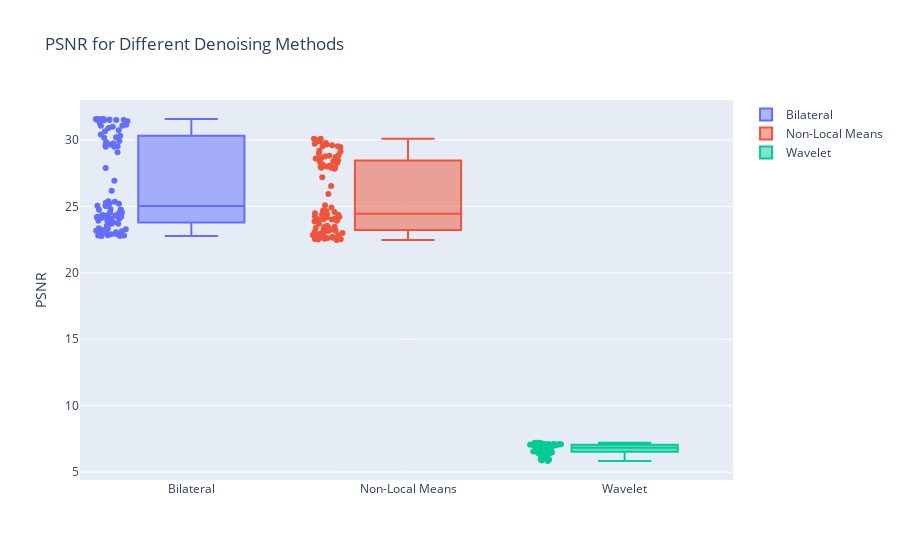

This figure's notebook cell:
### Markdown cell above
#### PSNR (Peak Signal Noise Ratio)

### Code cell
def calculate_psnr(original_frames, denoised_frames):
    psnr_values = []
    for original_frame, denoised_frame in zip(original_frames, denoised_frames):
        psnr_value = psnr(original_frame, denoised_frame)
        psnr_values.append(psnr_value)
    return psnr_values

psnr_values_bilateral = calculate_psnr(noisy_frames, denoised_frames_bilateral)
psnr_values_nl_means = calculate_psnr(noisy_frames, denoised_frames_nl_means)
psnr_values_wavelet = calculate_psnr(noisy_frames, denoised_frames_wavelet)

print("Bilateral Denoising:")
print("Average PSNR:", sum(psnr_values_bilateral) / len(psnr_values_bilateral))

print("Non-local means Denoising:")
print("Average PSNR:", sum(psnr_values_nl_means) / len(psnr_values_nl_means))

print("Wavelet Denoising:")
print("Average PSNR:", sum(psnr_values_wavelet) / len(psnr_values_wavelet))


fig_mse = go.Figure()

fig_mse.add_trace(go.Box(y=psnr_values_bilateral, name='Bilateral', boxpoints='all'))
fig_mse.add_trace(go.Box(y=psnr_values_nl_means, name='Non-Local Means', boxpoints='all'))
fig_mse.add_trace(go.Box(y=psnr_values_wavelet, name='Wavelet', boxpoints='all'))

fig_mse.update_layout(title='PSNR for Different Denoising Methods',
                      yaxis_title='PSNR')

fig_mse.show()

### Figure 1 — Plotly figure (JSON) as saved in the notebook; plotly's stock layout.template omitted (floating-point values rounded to 4 significant figures)
{"data": [{"boxpoints": "all", "name": "Bilateral", "type": "box", "y": [23.69, 22.86, 22.9, 22.97, 22.8, 23.88, 22.84, 22.93, 22.98, 22.8, 23.06, 23.78, 23.55, 23.17, 23.13, 23.35, 25.02, 25.2, 23.29, 23.33, 31.57, 31.15, 31.08, 31.58, 31.56, 24.53, 31.48, 31.56, 24.77, 31.53, 31.4, 30.9, 31.07, 31.28, 30.66, 31.52, 31.51, 30.16, 30.41, 31.51, 27.89, 30.74, 30.32, 29.07, 29.93, 29.66, 30.99, 30.2, 29.84, 29.75, 31.53, 29.5, 26.17, 26.93, 29.61, 31.58, 25.27, 29.49, 29.53, 25.06, 23.96, 25.38, 24.23, 24.34, 25.34, 24.09, 23.22, 24.74, 25.05, 25.23, 24.5, 23.05, 24.08, 24.19, 24.31, 24.08, 24.18, 24.13, 23.92, 24.56, 24.26, 22.77, 22.77, 24.36, 24.8, 23.69]}, {"boxpoints": "all", "name": "Non-Local Means", "type": "box", "y": [23.42, 22.54, 22.85, 22.92, 22.57, 23.55, 22.79, 22.53, 22.5, 22.72, 22.99, 23.05, 22.83, 23.07, 22.56, 23.16, 24.39, 24.52, 23.14, 22.68, 29.72, 29.18, 29.13, 29.66, 29.78, 24.42, 29.46, 29.54, 24.65, 29.84, 30.09, 28.99, 28.75, 28.86, 28.82, 30.09, 29.91, 28.45, 28.63, 29.99, 27.19, 28.6, 28.41, 27.83, 28.28, 27.99, 28.72, 28.36, 28.08, 28.13, 29.53, 27.92, 25.93, 26.53, 28.01, 29.61, 25.08, 27.91, 27.92, 24.92, 23.22, 24.69, 23.91, 23.95, 24.59, 23.36, 22.64, 24.18, 24.37, 24.49, 24.03, 22.47, 23.45, 24.01, 23.85, 23.69, 23.95, 23.46, 23.32, 24.03, 24.11, 22.61, 22.66, 24.24, 24.21, 23.11]}, {"boxpoints": "all", "name": "Wavelet", "type": "box", "y": [6.687, 6.707, 6.524, 6.522, 6.658, 6.761, 6.535, 6.764, 6.806, 6.553, 6.53, 7.001, 6.953, 6.549, 6.855, 6.609, 7.197, 7.204, 6.576, 6.906, 6.123, 6.382, 6.412, 6.172, 6.074, 7.037, 6.346, 6.314, 7.042, 6.019, 5.832, 6.438, 6.905, 6.947, 6.465, 5.87, 5.968, 6.515, 6.489, 5.918, 7.072, 6.867, 6.819, 7.053, 6.539, 6.73, 7.0, 7.028, 6.767, 6.565, 6.261, 6.611, 7.069, 7.075, 6.587, 6.218, 7.056, 6.659, 6.685, 7.053, 7.041, 7.212, 7.081, 7.108, 7.182, 7.075, 7.101, 7.17, 7.079, 7.137, 7.136, 7.095, 7.11, 7.041, 6.893, 6.836, 7.053, 7.096, 7.116, 6.957, 7.035, 6.616, 6.578, 7.03, 7.021, 7.115]}], "layout": {"title": {"text": "PSNR for Different Denoising Methods"}, "yaxis": {"title": {"text": "PSNR"}}}}
